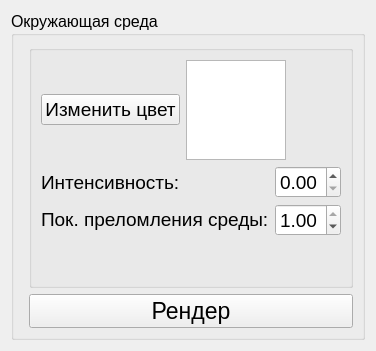
      <widget class="QWidget" name="tab_5">
       <attribute name="title">
        <string>Среда</string>
       </attribute>
       <layout class="QGridLayout" name="gridLayout_8">
        <item row="0" column="0">
         <layout class="QVBoxLayout" name="verticalLayout_4">
          <item>
           <layout class="QVBoxLayout" name="verticalLayout_5">
            <item>
             <widget class="QGroupBox" name="moveBox_3">
              <property name="font">
               <font>
                <pointsize>12</pointsize>
                <strikeout>false</strikeout>
               </font>
              </property>
              <property name="title">
               <string>Окружающая среда</string>
              </property>
              <layout class="QFormLayout" name="formLayout_8">
               <item row="0" column="1">
                <widget class="QGroupBox" name="groupBox_3">
                 <property name="title">
                  <string/>
                 </property>
                 <layout class="QGridLayout" name="gridLayout_12">
                  <item row="1" column="0" colspan="2">
                   <widget class="QLabel" name="ambient_light_label_2">
                    <property name="font">
                     <font>
                      <family>Ubuntu</family>
                      <pointsize>14</pointsize>
                     </font>
                    </property>
                    <property name="text">
                     <string>Интенсивность:</string>
                    </property>
                   </widget>
                  </item>
                  <item row="2" column="2">
                   <widget class="QDoubleSpinBox" name="ambient_spin_2">
                    <property name="font">
                     <font>
                      <pointsize>14</pointsize>
                     </font>
                    </property>
                    <property name="maximum">
                     <double>1.000000000000000</double>
                    </property>
                    <property name="singleStep">
                     <double>0.100000000000000</double>
                    </property>
                    <property name="value">
                     <double>1.000000000000000</double>
                    </property>
                   </widget>
                  </item>
                  <item row="2" column="0" colspan="2">
                   <widget class="QLabel" name="refract_spin">
                    <property name="font">
                     <font>
                      <family>Ubuntu</family>
                      <pointsize>14</pointsize>
                     </font>
                    </property>
                    <property name="text">
                     <string>&lt;html&gt;&lt;head/&gt;&lt;body&gt;&lt;p&gt;Пок. преломления среды:&lt;/p&gt;&lt;/body&gt;&lt;/html&gt;</string>
                    </property>
                   </widget>
                  </item>
                  <item row="1" column="2">
                   <widget class="QDoubleSpinBox" name="ambient_spin">
                    <property name="font">
                     <font>
                      <pointsize>14</pointsize>
                     </font>
                    </property>
                    <property name="maximum">
                     <double>1.000000000000000</double>
                    </property>
                    <property name="singleStep">
                     <double>0.100000000000000</double>
                    </property>
                   </widget>
                  </item>
                  <item row="0" column="0">
                   <widget class="QPushButton" name="ViewColour">
                    <property name="font">
                     <font>
                      <pointsize>14</pointsize>
                     </font>
                    </property>
                    <property name="text">
                     <string>Изменить цвет</string>
                    </property>
                   </widget>
                  </item>
                  <item row="0" column="1" colspan="2">
                   <widget class="QGraphicsView" name="graphicsView_3">
                    <property name="maximumSize">
                     <size>
                      <width>100</width>
                      <height>100</height>
                     </size>
                    </property>
                   </widget>
                  </item>
                  <item row="3" column="0">
                   <spacer name="verticalSpacer">
                    <property name="orientation">
                     <enum>Qt::Vertical</enum>
                    </property>
                    <property name="sizeHint" stdset="0">
                     <size>
                      <width>20</width>
                      <height>40</height>
                     </size>
                    </property>
                   </spacer>
                  </item>
                 </layout>
                </widget>
               </item>
               <item row="1" column="1">
                <widget class="QPushButton" name="render">
                 <property name="font">
                  <font>
                   <pointsize>17</pointsize>
                  </font>
                 </property>
                 <property name="text">
                  <string>Рендер</string>
                 </property>
                </widget>
               </item>
              </layout>
             </widget>
            </item>
           </layout>
          </item>
         </layout>
        </item>
       </layout>
      </widget>
